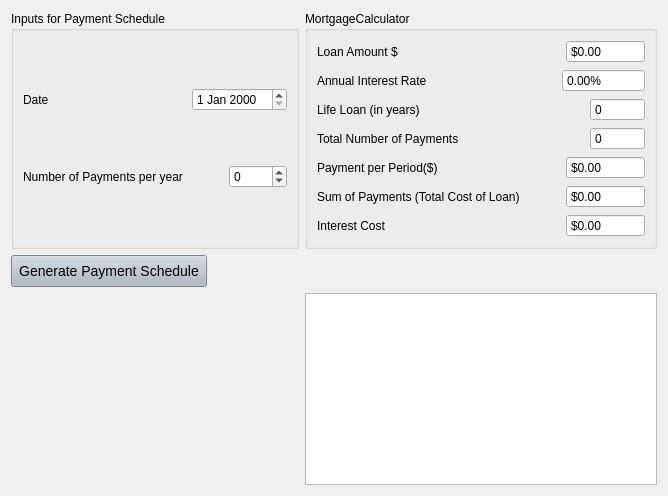
      <widget class="QWidget" name="tab_3">
       <property name="styleSheet">
        <string notr="true"/>
       </property>
       <attribute name="title">
        <string>Mortgage Calculator</string>
       </attribute>
       <layout class="QGridLayout" name="gridLayout_16">
        <item row="0" column="1">
         <widget class="QGroupBox" name="groupBox_mcOp">
          <property name="styleSheet">
           <string notr="true"/>
          </property>
          <property name="title">
           <string>MortgageCalculator</string>
          </property>
          <layout class="QGridLayout" name="gridLayout_15">
           <item row="0" column="0">
            <layout class="QHBoxLayout" name="horizontalLayout_109">
             <item>
              <widget class="QLabel" name="label_121">
               <property name="sizePolicy">
                <sizepolicy hsizetype="MinimumExpanding" vsizetype="Preferred">
                 <horstretch>0</horstretch>
                 <verstretch>0</verstretch>
                </sizepolicy>
               </property>
               <property name="text">
                <string>Loan Amount $</string>
               </property>
              </widget>
             </item>
             <item>
              <spacer name="horizontalSpacer_112">
               <property name="orientation">
                <enum>Qt::Orientation::Horizontal</enum>
               </property>
               <property name="sizeHint" stdset="0">
                <size>
                 <width>40</width>
                 <height>20</height>
                </size>
               </property>
              </spacer>
             </item>
             <item>
              <widget class="QDoubleSpinBox" name="doubleSpinBox_loanAmountMCOp">
               <property name="toolTip">
                <string>Please fill Loan Amount In Deal Analyzer Tab</string>
               </property>
               <property name="readOnly">
                <bool>true</bool>
               </property>
               <property name="buttonSymbols">
                <enum>QAbstractSpinBox::ButtonSymbols::NoButtons</enum>
               </property>
               <property name="prefix">
                <string>$</string>
               </property>
               <property name="minimum">
                <double>-100000000.000000000000000</double>
               </property>
               <property name="maximum">
                <double>9999999999.989999771118164</double>
               </property>
              </widget>
             </item>
            </layout>
           </item>
           <item row="1" column="0">
            <layout class="QHBoxLayout" name="horizontalLayout_110">
             <item>
              <widget class="QLabel" name="label_122">
               <property name="sizePolicy">
                <sizepolicy hsizetype="MinimumExpanding" vsizetype="Preferred">
                 <horstretch>0</horstretch>
                 <verstretch>0</verstretch>
                </sizepolicy>
               </property>
               <property name="text">
                <string>Annual Interest Rate</string>
               </property>
              </widget>
             </item>
             <item>
              <spacer name="horizontalSpacer_113">
               <property name="orientation">
                <enum>Qt::Orientation::Horizontal</enum>
               </property>
               <property name="sizeHint" stdset="0">
                <size>
                 <width>40</width>
                 <height>20</height>
                </size>
               </property>
              </spacer>
             </item>
             <item>
              <widget class="QDoubleSpinBox" name="doubleSpinBox_annualInterestRateMCOp">
               <property name="toolTip">
                <string>Please fill Interest Rate in Deal Analyzer Tab</string>
               </property>
               <property name="readOnly">
                <bool>true</bool>
               </property>
               <property name="buttonSymbols">
                <enum>QAbstractSpinBox::ButtonSymbols::NoButtons</enum>
               </property>
               <property name="prefix">
                <string/>
               </property>
               <property name="suffix">
                <string>%</string>
               </property>
               <property name="minimum">
                <double>-100000000.000000000000000</double>
               </property>
               <property name="maximum">
                <double>9999999999.989999771118164</double>
               </property>
              </widget>
             </item>
            </layout>
           </item>
           <item row="2" column="0">
            <layout class="QHBoxLayout" name="horizontalLayout_111">
             <item>
              <widget class="QLabel" name="label_123">
               <property name="sizePolicy">
                <sizepolicy hsizetype="MinimumExpanding" vsizetype="Preferred">
                 <horstretch>0</horstretch>
                 <verstretch>0</verstretch>
                </sizepolicy>
               </property>
               <property name="text">
                <string>Life Loan (in years)</string>
               </property>
              </widget>
             </item>
             <item>
              <spacer name="horizontalSpacer_114">
               <property name="orientation">
                <enum>Qt::Orientation::Horizontal</enum>
               </property>
               <property name="sizeHint" stdset="0">
                <size>
                 <width>40</width>
                 <height>20</height>
                </size>
               </property>
              </spacer>
             </item>
             <item>
              <widget class="QSpinBox" name="spinBox_lifeloanOp">
               <property name="toolTip">
                <string>Please fill Amortization in Deal Analyzer Tab</string>
               </property>
               <property name="readOnly">
                <bool>true</bool>
               </property>
               <property name="buttonSymbols">
                <enum>QAbstractSpinBox::ButtonSymbols::NoButtons</enum>
               </property>
               <property name="minimum">
                <number>-1000000</number>
               </property>
               <property name="maximum">
                <number>999999</number>
               </property>
              </widget>
             </item>
            </layout>
           </item>
           <item row="3" column="0">
            <layout class="QHBoxLayout" name="horizontalLayout_113">
             <item>
              <widget class="QLabel" name="label_125">
               <property name="sizePolicy">
                <sizepolicy hsizetype="MinimumExpanding" vsizetype="Preferred">
                 <horstretch>0</horstretch>
                 <verstretch>0</verstretch>
                </sizepolicy>
               </property>
               <property name="text">
                <string>Total Number of Payments</string>
               </property>
              </widget>
             </item>
             <item>
              <spacer name="horizontalSpacer_116">
               <property name="orientation">
                <enum>Qt::Orientation::Horizontal</enum>
               </property>
               <property name="sizeHint" stdset="0">
                <size>
                 <width>40</width>
                 <height>20</height>
                </size>
               </property>
              </spacer>
             </item>
             <item>
              <widget class="QSpinBox" name="spinBox_totalnoofpaymentsOp">
               <property name="toolTip">
                <string>Please fill Life Loan(in years), Number of Payments per year</string>
               </property>
               <property name="readOnly">
                <bool>true</bool>
               </property>
               <property name="buttonSymbols">
                <enum>QAbstractSpinBox::ButtonSymbols::NoButtons</enum>
               </property>
               <property name="minimum">
                <number>-1000000</number>
               </property>
               <property name="maximum">
                <number>999999</number>
               </property>
              </widget>
             </item>
            </layout>
           </item>
           <item row="4" column="0">
            <layout class="QHBoxLayout" name="horizontalLayout_114">
             <item>
              <widget class="QLabel" name="label_126">
               <property name="sizePolicy">
                <sizepolicy hsizetype="MinimumExpanding" vsizetype="Preferred">
                 <horstretch>0</horstretch>
                 <verstretch>0</verstretch>
                </sizepolicy>
               </property>
               <property name="text">
                <string>Payment per Period($)</string>
               </property>
              </widget>
             </item>
             <item>
              <spacer name="horizontalSpacer_117">
               <property name="orientation">
                <enum>Qt::Orientation::Horizontal</enum>
               </property>
               <property name="sizeHint" stdset="0">
                <size>
                 <width>40</width>
                 <height>20</height>
                </size>
               </property>
              </spacer>
             </item>
             <item>
              <widget class="QDoubleSpinBox" name="doubleSpinBox_paymentperperiodOp">
               <property name="toolTip">
                <string>Please Fill Loan Amount, Annual Interest Rate, Number of Payments Per Year, Total Number of Payments</string>
               </property>
               <property name="readOnly">
                <bool>true</bool>
               </property>
               <property name="buttonSymbols">
                <enum>QAbstractSpinBox::ButtonSymbols::NoButtons</enum>
               </property>
               <property name="prefix">
                <string>$</string>
               </property>
               <property name="decimals">
                <number>2</number>
               </property>
               <property name="minimum">
                <double>-100000000.000000000000000</double>
               </property>
               <property name="maximum">
                <double>9999999999.989999771118164</double>
               </property>
              </widget>
             </item>
            </layout>
           </item>
           <item row="5" column="0">
            <layout class="QHBoxLayout" name="horizontalLayout_115">
             <item>
              <widget class="QLabel" name="label_127">
               <property name="sizePolicy">
                <sizepolicy hsizetype="MinimumExpanding" vsizetype="Preferred">
                 <horstretch>0</horstretch>
                 <verstretch>0</verstretch>
                </sizepolicy>
               </property>
               <property name="text">
                <string>Sum of Payments (Total Cost of Loan)</string>
               </property>
              </widget>
             </item>
             <item>
              <spacer name="horizontalSpacer_118">
               <property name="orientation">
                <enum>Qt::Orientation::Horizontal</enum>
               </property>
               <property name="sizeHint" stdset="0">
                <size>
                 <width>40</width>
                 <height>20</height>
                </size>
               </property>
              </spacer>
             </item>
             <item>
              <widget class="QDoubleSpinBox" name="doubleSpinBox_sumofpaymentsOp">
               <property name="toolTip">
                <string>Please Fill Payment per Period($), Total Number of Payments</string>
               </property>
               <property name="readOnly">
                <bool>true</bool>
               </property>
               <property name="buttonSymbols">
                <enum>QAbstractSpinBox::ButtonSymbols::NoButtons</enum>
               </property>
               <property name="prefix">
                <string>$</string>
               </property>
               <property name="minimum">
                <double>-100000000.000000000000000</double>
               </property>
               <property name="maximum">
                <double>9999999999.989999771118164</double>
               </property>
              </widget>
             </item>
            </layout>
           </item>
           <item row="6" column="0">
            <layout class="QHBoxLayout" name="horizontalLayout_116">
             <item>
              <widget class="QLabel" name="label_128">
               <property name="sizePolicy">
                <sizepolicy hsizetype="MinimumExpanding" vsizetype="Preferred">
                 <horstretch>0</horstretch>
                 <verstretch>0</verstretch>
                </sizepolicy>
               </property>
               <property name="text">
                <string>Interest Cost</string>
               </property>
              </widget>
             </item>
             <item>
              <spacer name="horizontalSpacer_119">
               <property name="orientation">
                <enum>Qt::Orientation::Horizontal</enum>
               </property>
               <property name="sizeHint" stdset="0">
                <size>
                 <width>40</width>
                 <height>20</height>
                </size>
               </property>
              </spacer>
             </item>
             <item>
              <widget class="QDoubleSpinBox" name="doubleSpinBox_interestcostOp">
               <property name="toolTip">
                <string>Please Fill Sum of Payments (Total Cost of Loan), Loan Amount $</string>
               </property>
               <property name="readOnly">
                <bool>true</bool>
               </property>
               <property name="buttonSymbols">
                <enum>QAbstractSpinBox::ButtonSymbols::NoButtons</enum>
               </property>
               <property name="prefix">
                <string>$</string>
               </property>
               <property name="minimum">
                <double>-100000000.000000000000000</double>
               </property>
               <property name="maximum">
                <double>9999999999.989999771118164</double>
               </property>
              </widget>
             </item>
            </layout>
           </item>
          </layout>
         </widget>
        </item>
        <item row="2" column="1">
         <widget class="QTableWidget" name="tableWidget_schedule">
          <property name="sizePolicy">
           <sizepolicy hsizetype="Expanding" vsizetype="Expanding">
            <horstretch>0</horstretch>
            <verstretch>0</verstretch>
           </sizepolicy>
          </property>
          <property name="styleSheet">
           <string notr="true"/>
          </property>
          <property name="showGrid">
           <bool>true</bool>
          </property>
         </widget>
        </item>
        <item row="1" column="0">
         <widget class="QPushButton" name="pushButton_generate">
          <property name="sizePolicy">
           <sizepolicy hsizetype="Fixed" vsizetype="Preferred">
            <horstretch>0</horstretch>
            <verstretch>0</verstretch>
           </sizepolicy>
          </property>
          <property name="toolTip">
           <string>Please Fill Loan Amount $, Annual Interest Rate, Number of Payments Per Year, Total Number of Payments, Payment per Period($), Date</string>
          </property>
          <property name="styleSheet">
           <string notr="true">QPushButton
{
padding:7px;
font-size:14px;
font-weight:500px;
background-color:#AEB6BF;
}
QPushButton:hover{
background-color:#8A98A6
}</string>
          </property>
          <property name="text">
           <string>Generate Payment Schedule</string>
          </property>
         </widget>
        </item>
        <item row="0" column="0">
         <widget class="QGroupBox" name="groupBox">
          <property name="sizePolicy">
           <sizepolicy hsizetype="Preferred" vsizetype="Preferred">
            <horstretch>0</horstretch>
            <verstretch>0</verstretch>
           </sizepolicy>
          </property>
          <property name="styleSheet">
           <string notr="true"/>
          </property>
          <property name="title">
           <string>Inputs for Payment Schedule</string>
          </property>
          <layout class="QGridLayout" name="gridLayout_14">
           <item row="0" column="0">
            <layout class="QHBoxLayout" name="horizontalLayout_117">
             <item>
              <widget class="QLabel" name="label_129">
               <property name="text">
                <string>Date</string>
               </property>
              </widget>
             </item>
             <item>
              <spacer name="horizontalSpacer_120">
               <property name="orientation">
                <enum>Qt::Orientation::Horizontal</enum>
               </property>
               <property name="sizeHint" stdset="0">
                <size>
                 <width>40</width>
                 <height>20</height>
                </size>
               </property>
              </spacer>
             </item>
             <item>
              <widget class="QDateEdit" name="dateEdit_myDate">
               <property name="sizePolicy">
                <sizepolicy hsizetype="Preferred" vsizetype="Fixed">
                 <horstretch>0</horstretch>
                 <verstretch>0</verstretch>
                </sizepolicy>
               </property>
              </widget>
             </item>
            </layout>
           </item>
           <item row="1" column="0">
            <layout class="QHBoxLayout" name="horizontalLayout_112">
             <item>
              <widget class="QLabel" name="label_124">
               <property name="sizePolicy">
                <sizepolicy hsizetype="MinimumExpanding" vsizetype="Preferred">
                 <horstretch>0</horstretch>
                 <verstretch>0</verstretch>
                </sizepolicy>
               </property>
               <property name="text">
                <string>Number of Payments per year</string>
               </property>
              </widget>
             </item>
             <item>
              <spacer name="horizontalSpacer_115">
               <property name="orientation">
                <enum>Qt::Orientation::Horizontal</enum>
               </property>
               <property name="sizeType">
                <enum>QSizePolicy::Policy::MinimumExpanding</enum>
               </property>
               <property name="sizeHint" stdset="0">
                <size>
                 <width>40</width>
                 <height>20</height>
                </size>
               </property>
              </spacer>
             </item>
             <item>
              <widget class="QSpinBox" name="spinBox_noofpaymentsperyear">
               <property name="sizePolicy">
                <sizepolicy hsizetype="Preferred" vsizetype="Fixed">
                 <horstretch>0</horstretch>
                 <verstretch>0</verstretch>
                </sizepolicy>
               </property>
               <property name="readOnly">
                <bool>false</bool>
               </property>
               <property name="buttonSymbols">
                <enum>QAbstractSpinBox::ButtonSymbols::UpDownArrows</enum>
               </property>
               <property name="minimum">
                <number>-1000</number>
               </property>
               <property name="maximum">
                <number>999</number>
               </property>
              </widget>
             </item>
            </layout>
           </item>
          </layout>
         </widget>
        </item>
       </layout>
      </widget>
